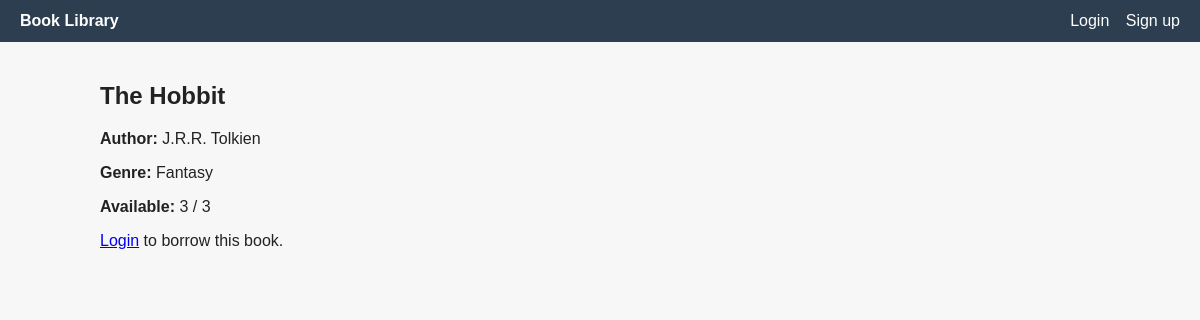
Screenshot of /book/1 with the database file from the repository.
### models.py (models this page shows, shortened)
class Book(db.Model):
    id = db.Column(db.Integer, primary_key=True)
    title = db.Column(db.String(200), nullable=False)
    author = db.Column(db.String(120), nullable=False)
    genre = db.Column(db.String(80))
    total_copies = db.Column(db.Integer, nullable=False, default=1)
    borrows = db.relationship('Borrow', backref='book', lazy=True)
    def available_copies(self):
        borrowed_count = Borrow.query.filter_by(book_id=self.id, returned=False).count()
        return max(0, self.total_copies - borrowed_count)

### app.py (the view)
@app.route('/book/<int:book_id>')
def book_detail(book_id):
    book = Book.query.get_or_404(book_id)
    user_borrowed = False
    if 'user_id' in session:
        user_id = session['user_id']
        user_borrowed = Borrow.query.filter_by(user_id=user_id, book_id=book.id, returned=False).first() is not None
    return render_template('book_detail.html', book=book, user_borrowed=user_borrowed)

### templates/book_detail.html
{% extends 'base.html' %}
{% block content %}
<h2>{{ book.title }}</h2>
<p><strong>Author:</strong> {{ book.author }}</p>
<p><strong>Genre:</strong> {{ book.genre or '—' }}</p>
<p><strong>Available:</strong> {{ book.available_copies() }} / {{ book.total_copies }}</p>
{% if session.get('user_id') %}
  {% if user_borrowed %}
    <p class="info">You have already borrowed this book.</p>
  {% elif book.available_copies() <= 0 %}
    <p class="warning">No copies available currently.</p>
  {% else %}
    <form action="{{ url_for('borrow_book', book_id=book.id) }}" method="post">
      <button class="btn" type="submit">Borrow</button>
    </form>
  {% endif %}
{% else %}
  <p><a href="{{ url_for('login') }}">Login</a> to borrow this book.</p>
{% endif %}
{% endblock %}

### static/css/styles.css (style rules this page uses)
body { font-family: Arial, sans-serif; margin:0; padding:0; background:#f7f7f7; color:#222; }

### rows the page displays
Book: title "The Hobbit", author "J.R.R. Tolkien", genre "Fantasy", available_copies "3", total_copies "3"
